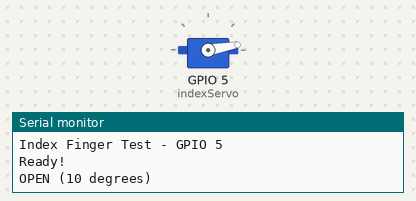
The sketch below on a simulated ESP32. Shown: servo, the last lines printed to the serial monitor.

Above: at 1.05 s.
At 4.0 s:
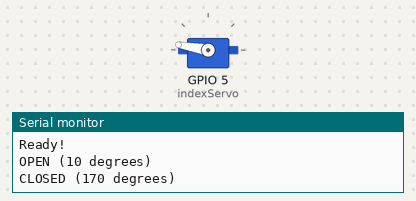
Timing chart, 0 to 7.9 s (numbered marks = the images above):
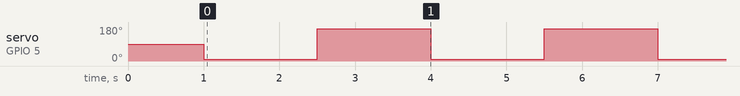

The sketch:

index_only.ino
```cpp
#include <ESP32Servo.h>

Servo indexServo;

void setup() {
  Serial.begin(115200);
  delay(1000);

  Serial.println("Index Finger Test - GPIO 5");
  indexServo.attach(5);

  Serial.println("Ready!");
}

void loop() {
  Serial.println("OPEN (10 degrees)");
  indexServo.write(10);
  delay(1500);

  Serial.println("CLOSED (170 degrees)");
  indexServo.write(170);
  delay(1500);
}
```

Measured:
- by itself, servo on GPIO 5 (indexServo): alternates 170° for 1.5 s and 10° for 1.5 s
